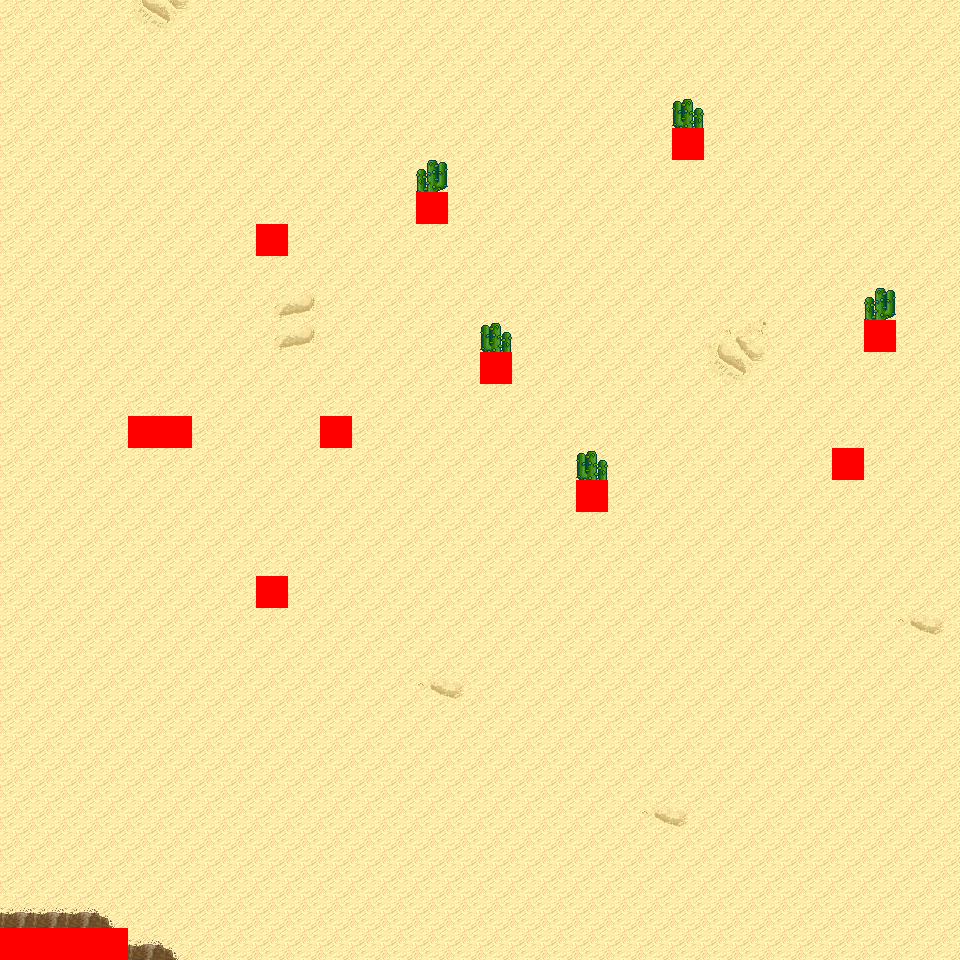

Below is a game level as drawn by its tile map, then a one-line description and the .tmx that defines it (tile-layer data replaced by summaries):
An orthogonal 30x30 tile map with 32x32 px tiles, 6 tile layers (Ground, Object, Object2, Above, ...), 8 tilesets and 4 objects (4x mapExit).

<map version="1.0" orientation="orthogonal" renderorder="right-down" width="30" height="30" tilewidth="32" tileheight="32" nextobjectid="5">
  <tileset firstgid="1" name="tileset_logic_collision" tilewidth="32" tileheight="32" tilecount="1" columns="1">
    <image source="../drawable/tileset_logic_collision.png" width="32" height="32" />
  </tileset>
  <tileset firstgid="2" name="tileset_ground_ground" tilewidth="32" tileheight="32" tilecount="33" columns="3">
    <image source="../drawable/tileset_ground_ground.png" width="96" height="352" />
  </tileset>
  <tileset firstgid="35" name="tileset_ground_ridge_earth_pale" tilewidth="32" tileheight="32" tilecount="96" columns="12">
    <image source="../drawable/tileset_ground_ridge_earth_pale.png" width="384" height="256" />
  </tileset>
  <tileset firstgid="131" name="tileset_ground_ridge_earth_dark" tilewidth="32" tileheight="32" tilecount="96" columns="12">
    <image source="../drawable/tileset_ground_ridge_earth_dark.png" width="384" height="256" />
  </tileset>
  <tileset firstgid="227" name="tileset_terrain_desert" tilewidth="32" tileheight="32" tilecount="88" columns="8">
    <image source="../drawable/tileset_terrain_desert.png" width="256" height="352" />
  </tileset>
  <tileset firstgid="315" name="tileset_plant_tree_tree_darkgreen" tilewidth="32" tileheight="32" tilecount="88" columns="8">
    <image source="../drawable/tileset_plant_tree_tree_darkgreen.png" width="256" height="352" />
  </tileset>
  <tileset firstgid="403" name="tileset_ground_sand_2" tilewidth="32" tileheight="32" tilecount="15" columns="5">
    <image source="../drawable/tileset_ground_sand_2.png" width="160" height="96" />
  </tileset>
  <tileset firstgid="418" name="tileset_plant_cactus_2" tilewidth="32" tileheight="32" tilecount="10" columns="5">
    <image source="../drawable/tileset_plant_cactus_2.png" width="160" height="64" />
  </tileset>
  <layer name="Ground" width="30" height="30">
    <data>[900 cells, 900 non-empty, 10 distinct tile ids]</data>
  </layer>
  <layer name="Object" width="30" height="30">
    <data>[900 cells, 19 non-empty, 7 distinct tile ids]</data>
  </layer>
  <layer name="Object2" width="30" height="30">
    <data>[900 cells, 0 non-empty, 0 distinct tile ids]</data>
  </layer>
  <layer name="Above" width="30" height="30">
    <data>[900 cells, 5 non-empty, 2 distinct tile ids]</data>
  </layer>
  <layer name="Above2" width="30" height="30">
    <data>[900 cells, 0 non-empty, 0 distinct tile ids]</data>
  </layer>
  <layer name="Walkable" width="30" height="30">
    <data>[900 cells, 15 non-empty, 1 distinct tile ids]</data>
  </layer>
  <objectgroup name="MapEvents">
    <object id="1" name="north" type="mapExit" x="0" y="0" width="960" height="32">
      <properties>
        <property name="map" value="level_0_x37_y145" />
        <property name="x" value="0" />
        <property name="y" value="28" />
      </properties>
    </object>
    <object id="2" name="south" type="mapExit" x="128" y="928" width="832" height="32">
      <properties>
        <property name="map" value="level_0_x37_y147" />
        <property name="x" value="4" />
        <property name="y" value="1" />
      </properties>
    </object>
    <object id="3" name="west" type="mapExit" x="0" y="0" width="32" height="928">
      <properties>
        <property name="map" value="level_0_x36_y146" />
        <property name="x" value="28" />
        <property name="y" value="0" />
      </properties>
    </object>
    <object id="4" name="east" type="mapExit" x="928" y="0" width="32" height="960">
      <properties>
        <property name="map" value="level_0_x38_y146" />
        <property name="x" value="1" />
        <property name="y" value="0" />
      </properties>
    </object>
  </objectgroup>
</map>
